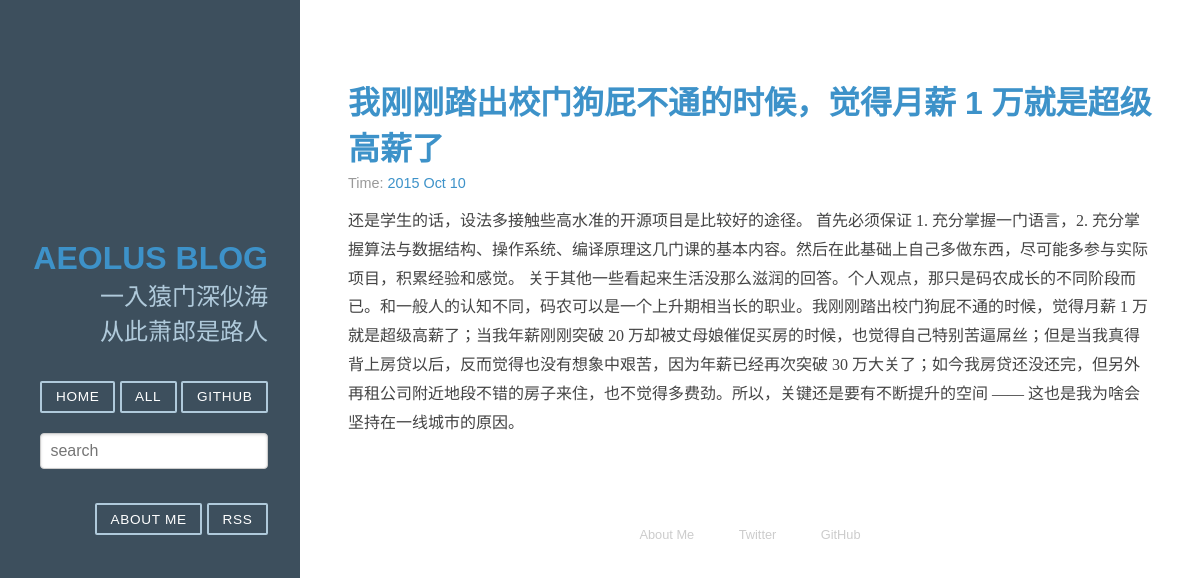
The app's page /5/ with its own data.
### article/models.py (models this page shows, shortened)
class Article(models.Model) :
    title = models.CharField(max_length = 100)  #博客题目
    category = models.CharField(max_length = 50, blank = True)  #博客标签
    date_time = models.DateTimeField(auto_now_add = True)  #博客日期
    content = models.TextField(blank = True, null = True)  #博客文章正文
    class Meta:  #按时间下降排序
        ordering = ['-date_time']
    def get_absolute_url(self):
        path = reverse('detail', kwargs={'id':self.id})
        return "http://127.0.0.1:8000%s" % path

### article/views.py (the view)
# urls.py: url(r'^(?P<id>\d+)/$', 'article.views.detail', name='detail'),  #有id的网页:8000/6/
def detail(request, id):
    try:
        post = Article.objects.get(id=str(id))
    except Article.DoesNotExist:
        raise Http404
    return render(request, 'post.html', {'post' : post})

### templates/post.html (shortened to what this page needs)
﻿{% extends "base.html" %}
{% block content %}
<div class="posts">
        <section class="post">
            <header class="post-header">
                <h2 class="post-title"><a href="{% url "detail" id=post.id %}">{{ post.title }}</a></h2>
                    <p class="post-meta">
		                 Time:  <a class="post-author" href="#">{{ post.date_time |date:"Y M d"}}</a>
                    </p>
            </header>
                <div class="post-description">
                    <p>
                        {{ post.content }}
                    </p>
                </div>
        </section>
</div>
{% endblock %}

### static/css/pure-min.css (style rules this page uses)
﻿ article,aside,details,figcaption,figure,footer,header,hgroup,main,nav,section,summary { display: block }
html { font-size: 100%; -ms-text-size-adjust: 100%; -webkit-text-size-adjust: 100% }
html,button,input,select,textarea { font-family: sans-serif }
body { margin: 0 }
h2 { font-size: 1.5em; margin: .83em 0 }
p,pre { margin: 1em 0 }

### static/css/blog.css (style rules this page uses)
a { text-decoration: none; color: rgb(61, 146, 201); }
.post { padding-bottom: 2em; }
.post-title { font-size: 2em; color: #222; margin-bottom: 0.2em; }
.post-description { font-family: Georgia, "Cambria", serif; color: #444; line-height: 1.8em; }
.post-meta { color: #999; font-size: 90%; margin: 0; }

### records on screen
Article: title "我刚刚踏出校门狗屁不通的时候，觉得月薪 1 万就是超级高薪了", date_time "2015 Oct 10", content "还是学生的话，设法多接触些高水准的开源项目是比较好的途径。 首先必须保证 1. 充分掌握一门语言，2. 充分掌握算法与数据结构、操作系统、编译原理这几门课的基本内容。然后在此基础上自己多做东西，尽可能多参与实际项目，积累经验和感觉。 关于其他一些看起来生活没那么滋润的回答。个人观点，那只是码农成长的不同阶段而已。和一般人的认知不同，码农可以是一个上升期相当长的职业。我刚刚踏出校门狗屁不通的时候，觉得月薪 1 万就是超级高薪了；当我年薪刚刚突破 20 万却被丈母娘催促买房的时候，也觉得自己特别苦逼屌丝；但是当我真得背上房贷以后，反而觉得也没有想象中艰苦，因为年薪已经再次突破 30 万大关了；如今我房贷还没还完，但另外再租公司附近地段不错的房子来住，也不觉得多费劲。所以，关键还是要有不断提升的空间 —— 这也是我为啥会坚持在一线城市的原因。"
